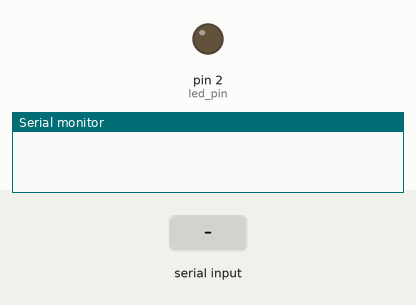
A sketch run on a simulated Arduino Uno, built with avr-gcc and run on an emulated ATmega328P. On the bench: output pins drawn as LEDs (lit = HIGH), the last lines printed to the serial monitor. Inputs (shaded band) come from the test bench.

Above: at 1.2 s.
1.3 s: "u" received over Serial
At 2.1 s:
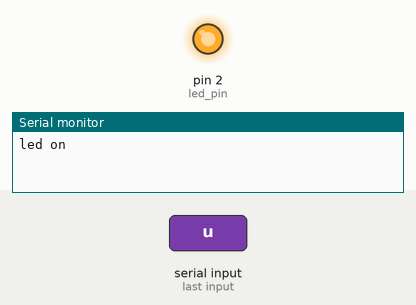
2.8 s: "d" received over Serial
At 3.2 s:
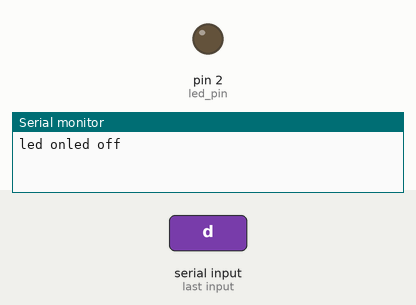
Timing chart, 0 to 5.8 s (numbered marks = the images above; inputs shaded):
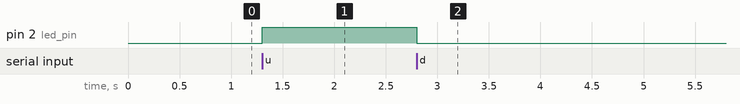

The sketch:

main.ino
```cpp
#define sensor_pin A0

int led_pin = 2; // 13 for arduino

void setup() {
  pinMode(led_pin, OUTPUT);
  Serial.begin(9600);
}


void loop() {
  if (Serial.available() > 0){    // u = up, on
    char cmd = Serial.read();
    if (cmd == 'u'){
      digitalWrite(led_pin, HIGH);
      Serial.print("led on");
    }
    if (cmd == 'd'){    	 // d = down, off
      digitalWrite(led_pin, LOW);
      Serial.print("led off");
    }
  }
}
```

Measured:
- after the input at 1.3 s, pin 2 (led_pin): LOW → HIGH at once
- after the input at 2.8 s, pin 2 (led_pin): HIGH → LOW at once
